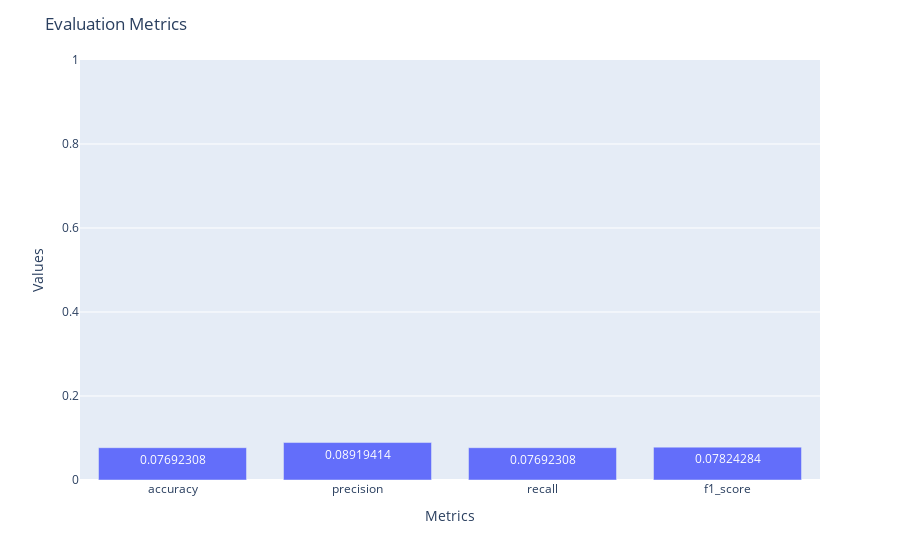
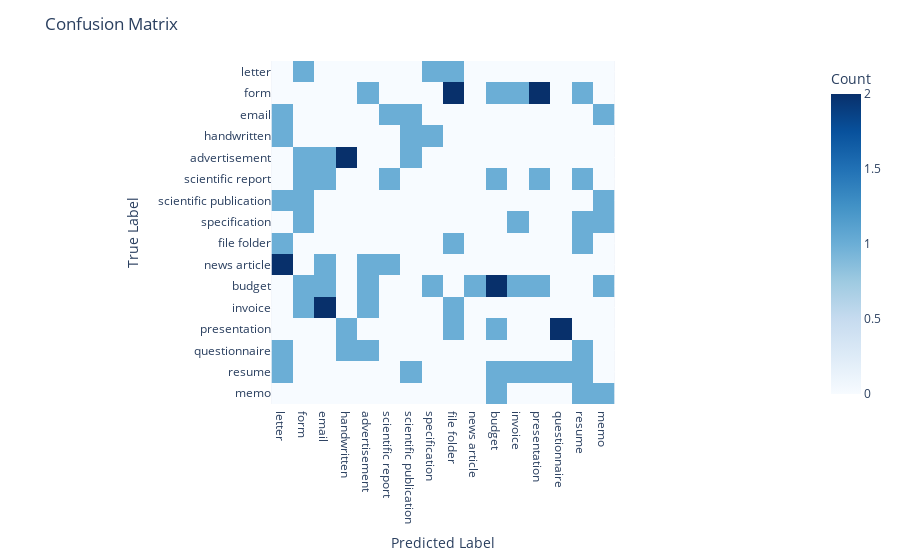
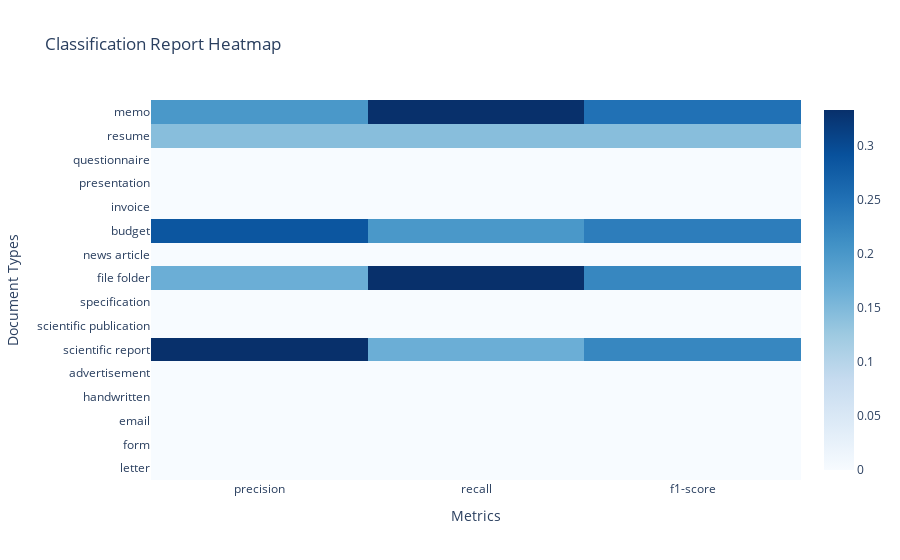

Notebook cell for these charts, in order:
### Markdown cell above
## Testing Evaluation Framework

### Code cell
import numpy as np

labels = np.array(
    [
        "letter",
        "form",
        "email",
        "handwritten",
        "advertisement",
        "scientific report",
        "scientific publication",
        "specification",
        "file folder",
        "news article",
        "budget",
        "invoice",
        "presentation",
        "questionnaire",
        "resume",
        "memo",
    ]
)
y_true = np.random.choice(labels, 100)

# Introduce some hallucinations in the predictions
y_pred = np.random.choice(np.append(labels, ["unknown", "random", "fake"]), 100)

# Evaluate the model with the simulated data
metrics, conf_matrix, class_report = evaluate_model(
    y_true, y_pred, labels, show_visualization=True
)

### Figure 1 — Plotly figure (JSON) as saved in the notebook; plotly's stock layout.template omitted (floating-point values rounded to 4 significant figures)
{"data": [{"alignmentgroup": "True", "hovertemplate": "Metrics=%{x}<br>Values=%{y}<extra></extra>", "legendgroup": "", "marker": {"color": "#636efa", "pattern": {"shape": ""}}, "name": "", "offsetgroup": "", "orientation": "v", "showlegend": false, "textposition": "auto", "texttemplate": "%{y}", "type": "bar", "x": ["accuracy", "precision", "recall", "f1_score"], "xaxis": "x", "y": [0.07692, 0.08919, 0.07692, 0.07824], "yaxis": "y"}], "layout": {"barmode": "relative", "legend": {"tracegroupgap": 0}, "margin": {"t": 60}, "title": {"text": "Evaluation Metrics"}, "xaxis": {"anchor": "y", "domain": [0, 1], "title": {"text": "Metrics"}}, "yaxis": {"anchor": "x", "domain": [0, 1], "range": [0, 1], "title": {"text": "Values"}}}}

### Figure 2 — Plotly figure (JSON) as saved in the notebook; plotly's stock layout.template omitted (floating-point values rounded to 4 significant figures; data arrays with more than 128 entries replaced by an {"elided": "..."} marker saying what was removed)
{"data": [{"coloraxis": "coloraxis", "hovertemplate": "Predicted Labels: %{x}<br>True Labels: %{y}<br>Count: %{z}<extra></extra>", "name": "0", "type": "heatmap", "x": ["letter", "form", "email", "handwritten", "advertisement", "scientific report", "scientific publication", "specification", "file folder", "news article", "budget", "invoice", "presentation", "questionnaire", "resume", "memo"], "xaxis": "x", "y": ["letter", "form", "email", "handwritten", "advertisement", "scientific report", "scientific publication", "specification", "file folder", "news article", "budget", "invoice", "presentation", "questionnaire", "resume", "memo"], "yaxis": "y", "z": {"elided": "16x16 int values"}}], "layout": {"coloraxis": {"colorbar": {"title": {"text": "Count"}}, "colorscale": [[0, "rgb(247,251,255)"], [0.125, "rgb(222,235,247)"], [0.25, "rgb(198,219,239)"], [0.375, "rgb(158,202,225)"], [0.5, "rgb(107,174,214)"], [0.625, "rgb(66,146,198)"], [0.75, "rgb(33,113,181)"], [0.875, "rgb(8,81,156)"], [1, "rgb(8,48,107)"]]}, "margin": {"t": 60}, "title": {"text": "Confusion Matrix"}, "xaxis": {"anchor": "y", "constrain": "domain", "domain": [0, 1], "scaleanchor": "y", "title": {"text": "Predicted Label"}}, "yaxis": {"anchor": "x", "autorange": "reversed", "constrain": "domain", "domain": [0, 1], "title": {"text": "True Label"}}}}

### Figure 3 — Plotly figure (JSON) as saved in the notebook; plotly's stock layout.template omitted (floating-point values rounded to 4 significant figures)
{"data": [{"colorscale": [[0, "rgb(247,251,255)"], [0.125, "rgb(222,235,247)"], [0.25, "rgb(198,219,239)"], [0.375, "rgb(158,202,225)"], [0.5, "rgb(107,174,214)"], [0.625, "rgb(66,146,198)"], [0.75, "rgb(33,113,181)"], [0.875, "rgb(8,81,156)"], [1, "rgb(8,48,107)"]], "showscale": true, "type": "heatmap", "x": ["precision", "recall", "f1-score"], "y": ["letter", "form", "email", "handwritten", "advertisement", "scientific report", "scientific publication", "specification", "file folder", "news article", "budget", "invoice", "presentation", "questionnaire", "resume", "memo"], "z": [[0, 0, 0], [0, 0, 0], [0, 0, 0], [0, 0, 0], [0, 0, 0], [0.3333, 0.1667, 0.2222], [0, 0, 0], [0, 0, 0], [0.1667, 0.3333, 0.2222], [0, 0, 0], [0.2857, 0.2, 0.2353], [0, 0, 0], [0, 0, 0], [0, 0, 0], [0.1429, 0.1429, 0.1429], [0.2, 0.3333, 0.25]]}], "layout": {"title": {"text": "Classification Report Heatmap"}, "xaxis": {"title": {"text": "Metrics"}}, "yaxis": {"title": {"text": "Document Types"}}}}
